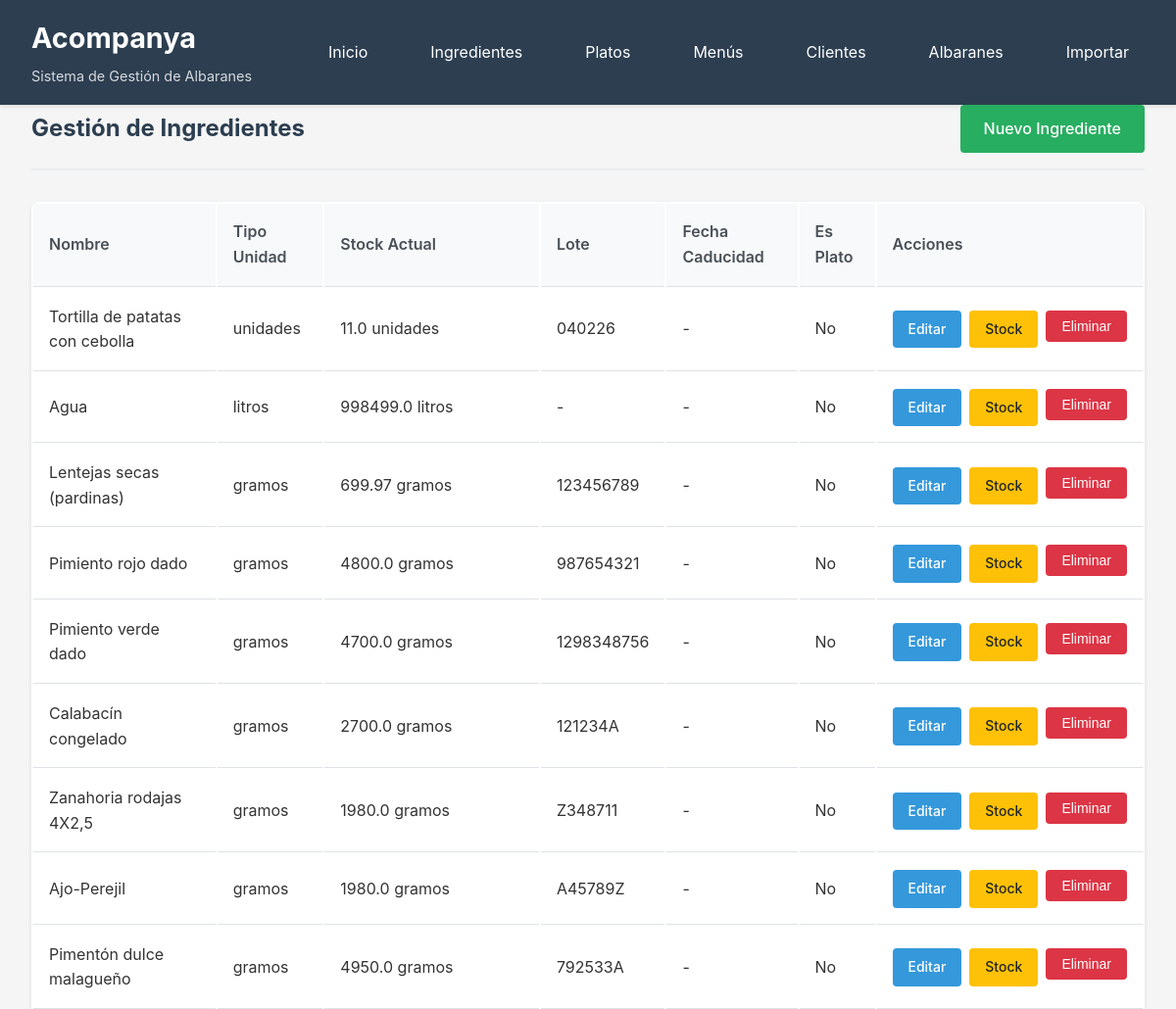
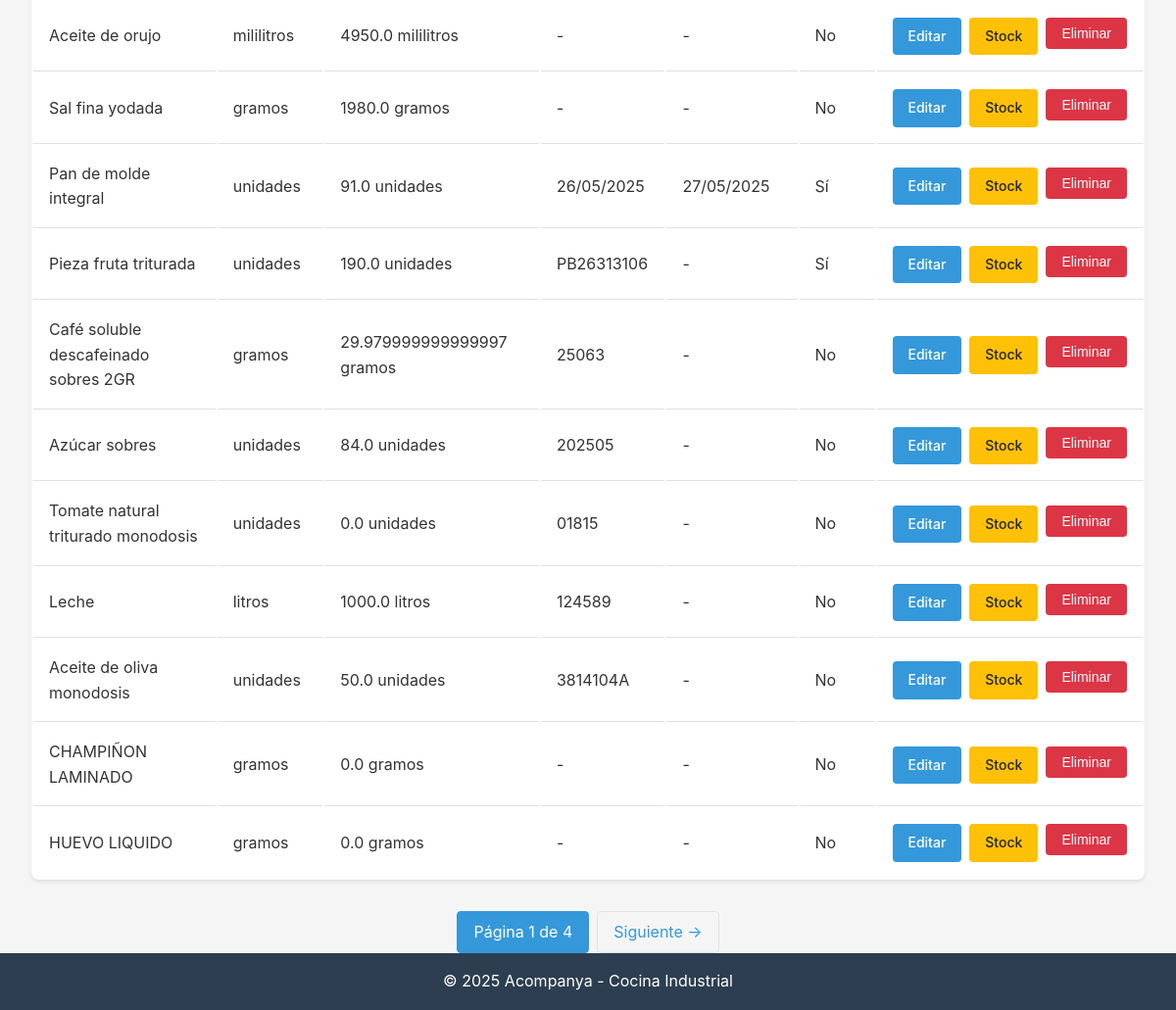
The page /ingredientes/ on the database as committed earlier (2 pictures, top to bottom).
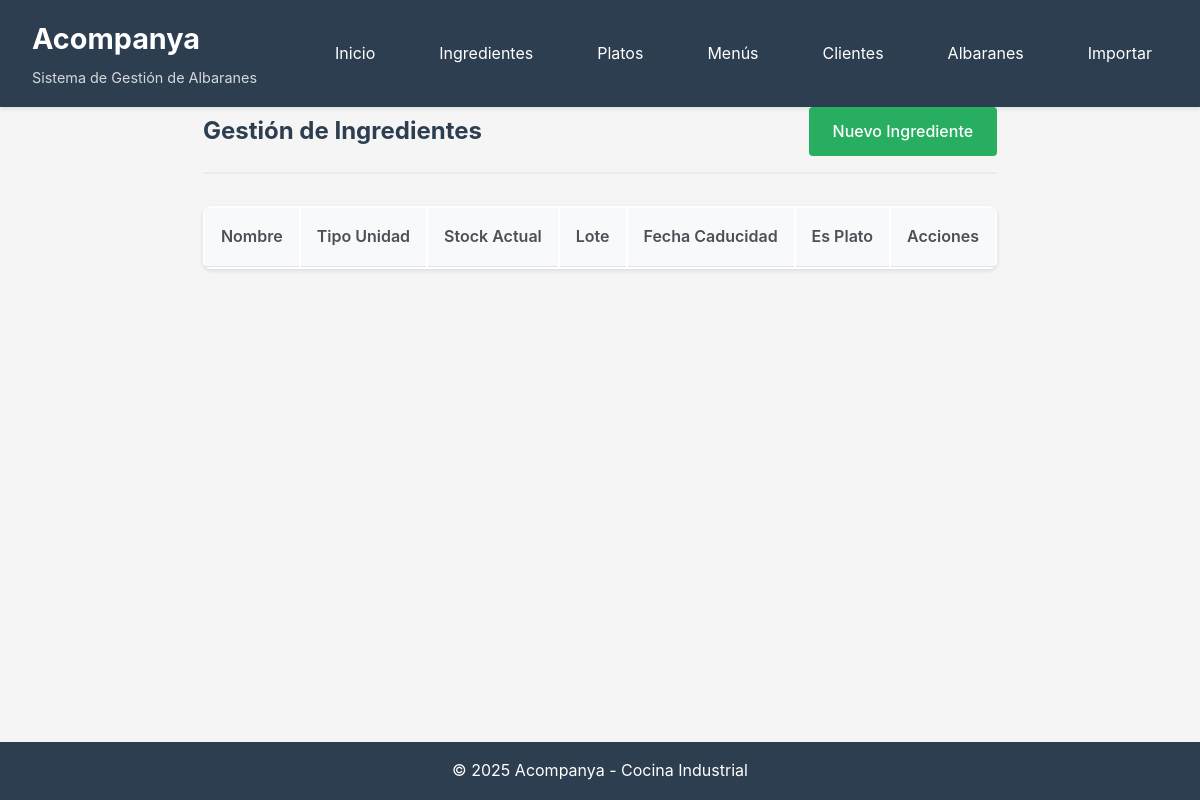
The same page on the database as committed later.
### database/models.py (models this page shows, shortened)
class Ingrediente(db.Model):
    __tablename__ = 'ingredientes'
    id = db.Column(db.Integer, primary_key=True)
    nombre = db.Column(db.String(200), nullable=False)
    tipo_unidad = db.Column(Enum(TipoUnidad), nullable=False)
    stock_actual = db.Column(db.Float, nullable=False, default=0)
    fecha_caducidad = db.Column(db.Date, nullable=True)
    lote = db.Column(db.String(100), nullable=True)
    es_plato = db.Column(db.Boolean, default=False)
    created_at = db.Column(db.DateTime, default=datetime.utcnow)
    updated_at = db.Column(db.DateTime, default=datetime.utcnow, onupdate=datetime.utcnow)
    movimientos = db.relationship('MovimientoStock',
                                 primaryjoin="and_(MovimientoStock.entidad_tipo=='ingrediente', "
                                           "MovimientoStock.entidad_id==Ingrediente.id)",
                                 foreign_keys='MovimientoStock.entidad_id',
                                 backref='ingrediente_ref',
                                 lazy='dynamic',
                                 overlaps="plato_ref,movimientos")

### routes/ingredientes.py (the view)
@ingredientes_bp.route('/')
def listar():
    page = request.args.get('page', 1, type=int)
    ingredientes = Ingrediente.query.paginate(page=page, per_page=20, error_out=False)
    return render_template('ingredientes/listar.html', ingredientes=ingredientes)

### app.py (called while the page is built)
def create_app():
    app = Flask(__name__)
    app.config.from_object(Config)
    init_db(app)
    app.register_blueprint(ingredientes_bp, url_prefix='/ingredientes')
    app.register_blueprint(platos_bp, url_prefix='/platos')
    app.register_blueprint(menus_bp, url_prefix='/menus')
    app.register_blueprint(albaranes_bp, url_prefix='/albaranes')
    app.register_blueprint(importar_bp, url_prefix='/importar')
    app.register_blueprint(clientes_bp, url_prefix='/clientes')
    @app.context_processor
    def inject_config():
        return dict(config=app.config)
    @app.route('/')
    def index():
        return render_template('index.html')
    @app.route('/dashboard')
    def dashboard():
        return render_template('dashboard.html')
    return app

### templates/ingredientes/listar.html (shortened to what this page needs)
{% extends "base.html" %}
{% block content %}
<div class="page-header">
    <h2>Gestión de Ingredientes</h2>
    <a href="{{ url_for('ingredientes.nuevo') }}" class="btn btn-success">Nuevo Ingrediente</a>
</div>
<table class="table">
    <thead>
        <tr>
            <th>Nombre</th>
            <th>Tipo Unidad</th>
            <th>Stock Actual</th>
            <th>Lote</th>
            <th>Fecha Caducidad</th>
            <th>Es Plato</th>
            <th>Acciones</th>
        </tr>
    </thead>
    <tbody>
        {% for ingrediente in ingredientes.items %}
        <tr>
            <td>{{ ingrediente.nombre }}</td>
            <td>{{ ingrediente.tipo_unidad.value }}</td>
            <td>{{ ingrediente.stock_actual }} {{ ingrediente.tipo_unidad.value }}</td>
            <td>{{ ingrediente.lote or '-' }}</td>
            <td>{{ ingrediente.fecha_caducidad.strftime('%d/%m/%Y') if ingrediente.fecha_caducidad else '-' }}</td>
            <td>{{ 'Sí' if ingrediente.es_plato else 'No' }}</td>
            <td>
                <div class="action-group">
                    <a href="{{ url_for('ingredientes.editar', id=ingrediente.id) }}" class="btn btn-sm btn-primary">Editar</a>
                    <a href="{{ url_for('ingredientes.ajustar_stock', id=ingrediente.id) }}" class="btn btn-sm btn-warning">Stock</a>
                    <form action="{{ url_for('ingredientes.eliminar', id=ingrediente.id) }}" method="POST" style="display: inline;" onsubmit="return confirmDelete('¿Eliminar este ingrediente?')">
                        <button type="submit" class="btn btn-sm btn-danger">Eliminar</button>
                    </form>
                </div>
            </td>
        </tr>
        {% endfor %}
    </tbody>
</table>
{% if ingredientes.has_prev or ingredientes.has_next %}
<div class="pagination">
    <span class="active">Página {{ ingredientes.page }} de {{ ingredientes.pages }}</span>
    {% if ingredientes.has_next %}
        <a href="{{ url_for('ingredientes.listar', page=ingredientes.next_num) }}">Siguiente →</a>
    {% endif %}
</div>
{% endif %}
{% endblock %}

### templates/base.html (shortened to what this page needs)
<!DOCTYPE html>
<html lang="es">
<head>
    <link rel="stylesheet" href="{{ url_for('static', filename='css/style.css') }}">
</head>
<body>
    <header>
        <nav class="navbar">
            <div class="nav-brand">
                <h1>Acompanya</h1>
                <span class="subtitle">Sistema de Gestión de Albaranes</span>
            </div>
            <ul class="nav-menu">
                <li><a href="{{ url_for('index') }}">Inicio</a></li>
                <li><a href="{{ url_for('ingredientes.listar') }}">Ingredientes</a></li>
                <li><a href="{{ url_for('platos.listar') }}">Platos</a></li>
                <li><a href="{{ url_for('menus.listar') }}">Menús</a></li>
                <li><a href="{{ url_for('clientes.listar') }}">Clientes</a></li>
                <li><a href="{{ url_for('albaranes.listar') }}">Albaranes</a></li>
                <li><a href="{{ url_for('importar.index') }}">Importar</a></li>
            </ul>
        </nav>
    </header>
    <main class="container">
        {% block content %}{% endblock %}
    </main>
    <footer>
        <p>&copy; 2025 Acompanya - Cocina Industrial</p>
    </footer>
</body>
</html>

### static/css/style.css (style rules this page uses)
* { margin: 0; padding: 0; box-sizing: border-box; }
body { font-family: -apple-system, BlinkMacSystemFont, 'Segoe UI', Roboto, 'Helvetica Neue', Arial, sans-serif; line-height: 1.6; color: #333; background-color: #f5f5f5; min-height: 100vh; display: flex; flex-direction: column; }
header { background-color: #2c3e50; color: white; padding: 1rem 0; box-shadow: 0 2px 4px rgba(0,0,0,0.1); }
.navbar { max-width: 1200px; margin: 0 auto; padding: 0 2rem; display: flex; justify-content: space-between; align-items: center; }
.nav-brand h1 { font-size: 1.8rem; margin-bottom: 0.2rem; }
.nav-brand .subtitle { font-size: 0.9rem; opacity: 0.8; }
.nav-menu { display: flex; list-style: none; gap: 2rem; }
.nav-menu a { color: white; text-decoration: none; padding: 0.5rem 1rem; border-radius: 4px; transition: background-color 0.3s; }
main { flex: 1; padding: 2rem 0; }
.container { max-width: 1200px; margin: 0 auto; padding: 0 2rem; }
.btn { display: inline-block; padding: 0.75rem 1.5rem; text-decoration: none; border-radius: 4px; font-weight: 500; transition: all 0.3s; border: none; cursor: pointer; text-align: center; }
.btn-success { background-color: #27ae60; color: white; }
.table { width: 100%; background: white; border-radius: 8px; overflow: hidden; box-shadow: 0 2px 4px rgba(0,0,0,0.1); }
.table th, .table td { padding: 1rem; text-align: left; border-bottom: 1px solid #dee2e6; }
.table th { background-color: #f8f9fa; font-weight: 600; color: #495057; }
.page-header { display: flex; justify-content: space-between; align-items: center; margin-bottom: 2rem; padding-bottom: 1rem; border-bottom: 2px solid #e9ecef; }
.page-header h2 { color: #2c3e50; }
footer { background-color: #2c3e50; color: white; text-align: center; padding: 1rem 0; margin-top: auto; }

Rows that differ between the two databases and show on the page:
removed Ingrediente: nombre "Tortilla de patatas con cebolla", tipo_unidad.value "unidades", stock_actual "11.0", lote "040226", fecha_caducidad "-", es_plato "No"
removed Ingrediente: nombre "Agua", tipo_unidad.value "litros", stock_actual "998499.0", lote "-", fecha_caducidad "-", es_plato "No"
removed Ingrediente: nombre "Lentejas secas (pardinas)", tipo_unidad.value "gramos", stock_actual "699.97", lote "123456789", fecha_caducidad "-", es_plato "No"
removed Ingrediente: nombre "Pimiento rojo dado", tipo_unidad.value "gramos", stock_actual "4800.0", lote "987654321", fecha_caducidad "-", es_plato "No"
removed Ingrediente: nombre "Pimiento verde dado", tipo_unidad.value "gramos", stock_actual "4700.0", lote "1298348756", fecha_caducidad "-", es_plato "No"
removed Ingrediente: nombre "Calabacín congelado", tipo_unidad.value "gramos", stock_actual "2700.0", lote "121234A", fecha_caducidad "-", es_plato "No"
removed Ingrediente: nombre "Zanahoria rodajas 4X2,5", tipo_unidad.value "gramos", stock_actual "1980.0", lote "Z348711", fecha_caducidad "-", es_plato "No"
removed Ingrediente: nombre "Ajo-Perejil", tipo_unidad.value "gramos", stock_actual "1980.0", lote "A45789Z", fecha_caducidad "-", es_plato "No"
removed Ingrediente: nombre "Pimentón dulce malagueño", tipo_unidad.value "gramos", stock_actual "4950.0", lote "792533A", fecha_caducidad "-", es_plato "No"
removed Ingrediente: nombre "Aceite de orujo", tipo_unidad.value "mililitros", stock_actual "4950.0", lote "-", fecha_caducidad "-", es_plato "No"
removed Ingrediente: nombre "Sal fina yodada", tipo_unidad.value "gramos", stock_actual "1980.0", lote "-", fecha_caducidad "-", es_plato "No"
removed Ingrediente: nombre "Pan de molde integral", tipo_unidad.value "unidades", stock_actual "91.0", lote "26/05/2025", fecha_caducidad "27/05/2025", es_plato "Sí"
removed Ingrediente: nombre "Pieza fruta triturada", tipo_unidad.value "unidades", stock_actual "190.0", lote "PB26313106", fecha_caducidad "-", es_plato "Sí"
removed Ingrediente: nombre "Café soluble descafeinado sobres 2GR", tipo_unidad.value "gramos", stock_actual "29.979999999999997", lote "25063", fecha_caducidad "-", es_plato "No"
removed Ingrediente: nombre "Azúcar sobres", tipo_unidad.value "unidades", stock_actual "84.0", lote "202505", fecha_caducidad "-", es_plato "No"
removed Ingrediente: nombre "Tomate natural triturado monodosis", tipo_unidad.value "unidades", stock_actual "0.0", lote "01815", fecha_caducidad "-", es_plato "No"
removed Ingrediente: nombre "Leche", tipo_unidad.value "litros", stock_actual "1000.0", lote "124589", fecha_caducidad "-", es_plato "No"
removed Ingrediente: nombre "Aceite de oliva monodosis", tipo_unidad.value "unidades", stock_actual "50.0", lote "3814104A", fecha_caducidad "-", es_plato "No"
removed Ingrediente: nombre "CHAMPIÑON LAMINADO", tipo_unidad.value "gramos", stock_actual "0.0", lote "-", fecha_caducidad "-", es_plato "No"
removed Ingrediente: nombre "HUEVO LIQUIDO", tipo_unidad.value "gramos", stock_actual "0.0", lote "-", fecha_caducidad "-", es_plato "No"
Other text that changed with them:
{{ ingredientes.page }}: "1" → (not shown)
{{ ingredientes.pages }}: "4" → (not shown)
text no longer shown: "Página de Siguiente →"
